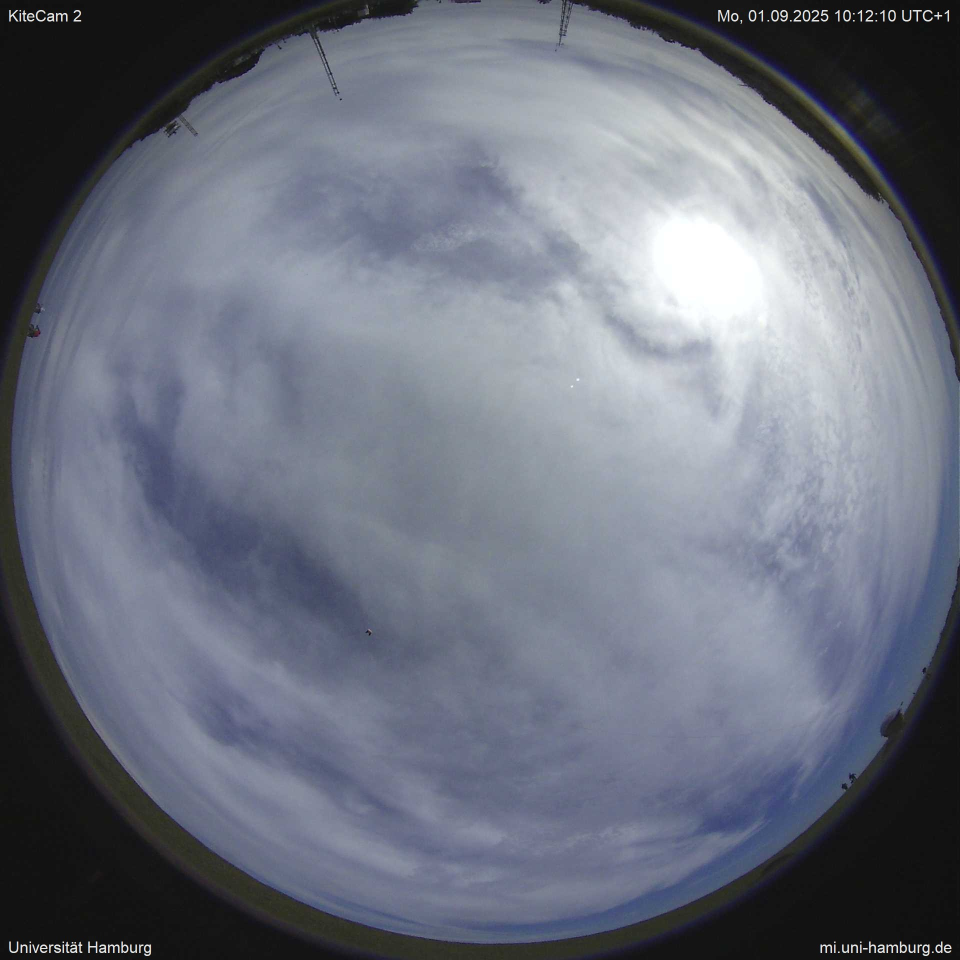
#> input picture src/autokite/images_20250901/morning/Image_20250901_101210_UTCp1.jpg, 1920 x 1920 px (shown at 1/2 size); its folder holds only this picture in this run
$ python auto_kite_detection.py
#> lines starting #> are read from the running program, lines starting #| are printed output that depends on the picture; after the words box and inside, x2 and y2 are one past the last pixel; in counts of white or black regions, pixels touching at a corner belong together
### src/autokite/functions_autokite.py
"""
    Function modules that contain the cutting and blurring algorithms, as well as calculating the pixel differences
    between images.
"""


from os import listdir
from os.path import isfile, join
import pickle
import re

import cv2
from datetime import timedelta
import numpy as np
import pandas as pd
import matplotlib.pyplot as plt


def filenames_gen(path: str) -> list:
#> called with path = 'images_20250901/morning'
    image_names = [f for f in listdir(path) if isfile(join(path, f))]
    original_images = []

    for name in image_names:
        original_images.append(f"{path}/{name}")
        original_images.sort()

    return original_images


def find_timestamps(img_names: list):
    times = []

    for fname in img_names:
        match = re.search(r'\d{8}_\d{6}', fname)
        if match:
            times.append(match.group())

    return times


def read_image(image: str):
    pic = cv2.imread(image)
#> pic is the input picture: shape (1920, 1920, 3); mean B, G, R 125.5, 112.3, 107.5
    return pic


def smoothing(image: np.array):
    smoothed_pic = cv2.GaussianBlur(image, (69, 69), 30)

    return smoothed_pic


def cutting(image: np.array, radius_frac: float = 0.8, top_fraction: float = 0.15) -> np.array:
#> called with radius_frac = 0.87, top_fraction = 0.2
    height, width = image.shape[:2]
    center = (width // 2, height // 2)
    radius = int(min(center) * radius_frac)
    mask = np.zeros((height, width), dtype=np.uint8)

    # Create circular mask
    cv2.circle(mask, center, radius, 255, -1)
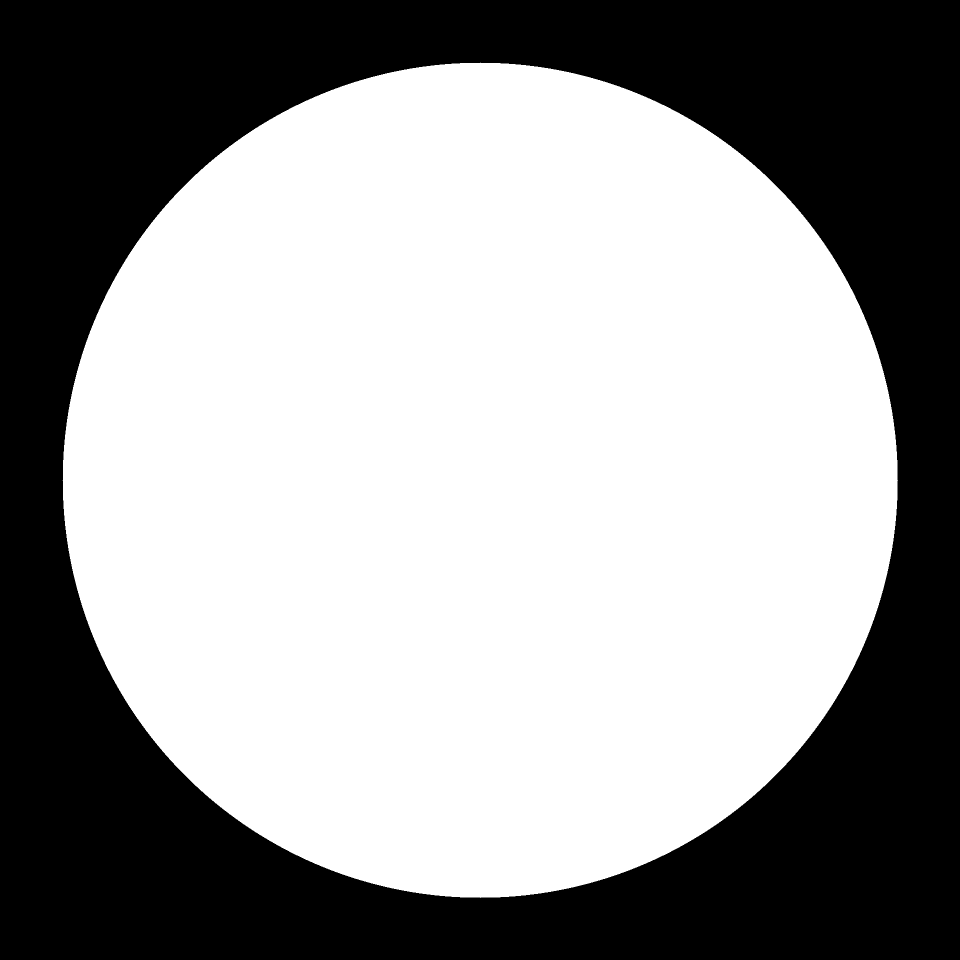
#> mask: shape (1920, 1920) (shown at 1/2 size); 59.4% white; 1 black region, box (x1, y1, x2, y2) and area: (0, 0, 1920, 1920) 1496091
    # Mask out top part
    top_cutoff = int(height * top_fraction)
    cv2.rectangle(mask, (0, 0), (width, top_cutoff), 0, -1)
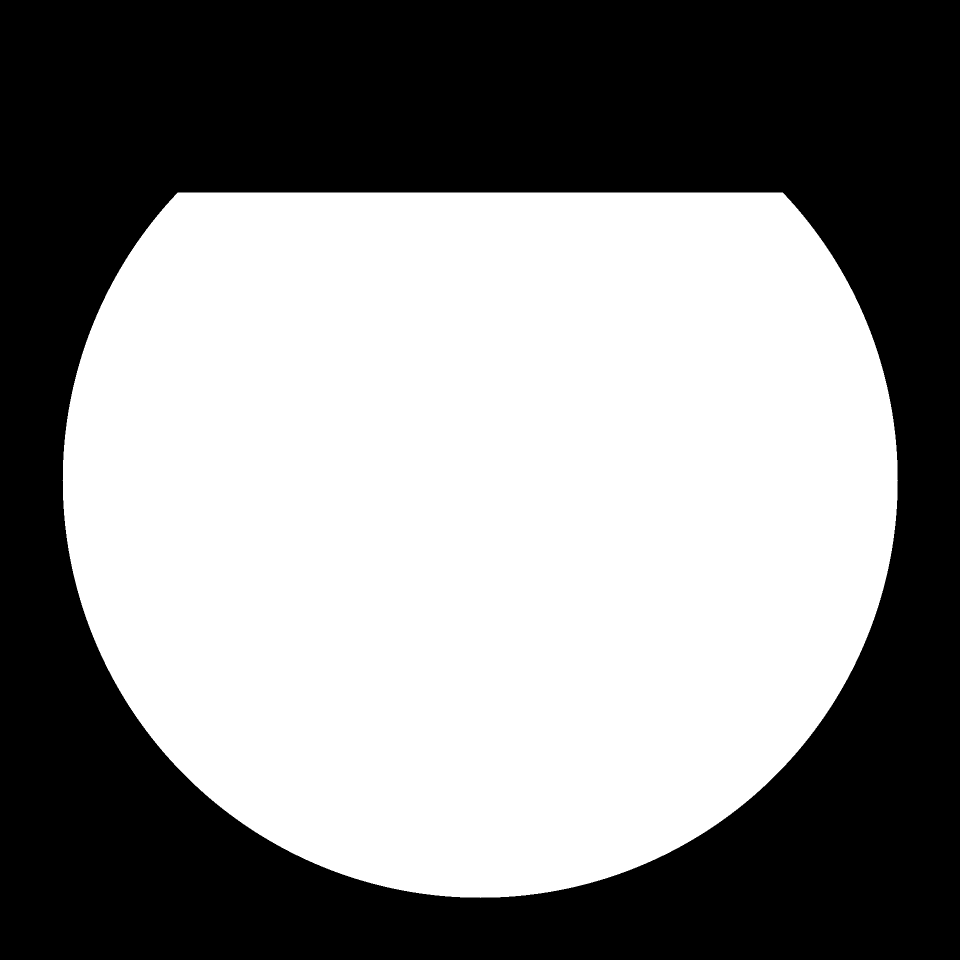
#> mask: shape (1920, 1920) (shown at 1/2 size); 53.5% white; 1 black region, box (x1, y1, x2, y2) and area: (0, 0, 1920, 1920) 1712903

    masked_image = cv2.bitwise_and(image, image, mask=mask)

    return masked_image


def rgb_calc(original_image: np.array, smoothed_image: np.array):
    diff = cv2.absdiff(smoothed_image, original_image)  # shape (H, W, 3)
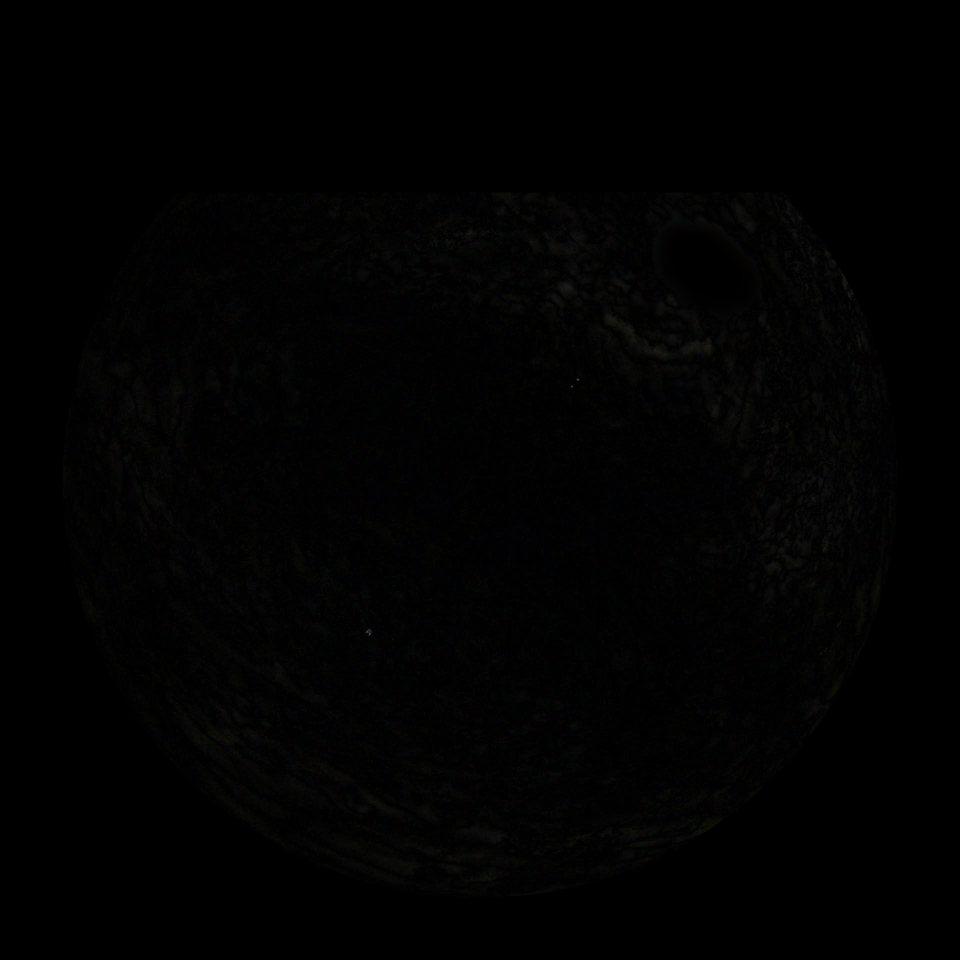
#> diff: shape (1920, 1920, 3) (shown at 1/2 size); mean B, G, R 1.4, 1.4, 1.5
    total_diff = diff[:, :, 0]

    return total_diff


def find_top_pixels(total_diff: np.array, top_n: int) -> list:
#> called with top_n = 1
    flat = total_diff.flatten()
    top_indices = np.argpartition(flat, -top_n)[-top_n:]
#> top_indices = [2435299]
    top_indices = top_indices[np.argsort(-flat[top_indices])]  # Sort descending
    top_coords = [np.unravel_index(_index, total_diff.shape) for _index in top_indices]
#> top_coords = [(1268, 739)]

    top_coords = [[int(col), int(row)] for row, col in top_coords]  # [x,y]
#> top_coords = [[739, 1268]]

    return top_coords


def document_top_pixels_as_pickle(coords: dict, output_file: str) -> None:
    df_coordinates = pd.DataFrame(
        {"time": coords.keys(), "coordinates [x,y]": coords.values()},
    ).set_index("time")
    with open(output_file, "wb") as f:
        pickle.dump(df_coordinates, f)
    return


def visualize(coordinates: np.array, original_image: np.array):
    highlight = original_image.copy()
    for i, (x, y) in enumerate(coordinates):
        cv2.circle(highlight, (x, y), 5, (0, 0, 255), 2)
        cv2.putText(highlight, str(i + 1), (x + 6, y - 6),
                    cv2.FONT_HERSHEY_SIMPLEX, 0.5, (255, 255, 255), 1, cv2.LINE_AA)
#> this loop made 1 pass
#> highlight: shape (1920, 1920, 3); under 0.01% of pixels changed, all inside (x1, y1, x2, y2) = (733, 1251, 753, 1275)

    return highlight


def save_image(path: str, image: np.array, _type: str):
#> in document_top_pixels_as_pickle, `df_coordinates = pd.DataFrame( {"time": coords.keys(), "coordinates [x..`: df_coordinates = table of 1 rows and 1 columns
    return cv2.imwrite(f"{path}/{_type}_image.jpg", image)


# [153 lines left out: functions pixel_to_sky_angles, pixel_to_angles_with_height, not called in this run]


def check_false_detection(pixel_file: str, mean_deviation: int, y_dev_threshold: int) -> pd.DataFrame:
#> called with mean_deviation = 250, y_dev_threshold = 1150
    with open(pixel_file, "rb") as f:
        blab = pickle.load(f)

    x = []
    y = []
    for element in blab["coordinates [x,y]"]:
        x.append(element[0])
        y.append(element[1])
    x = np.array(x)
    y = np.array(y)

    x_mean = np.mean(x)
    y_mean = np.mean(y)
    x_deviation = x - x_mean
    y_deviation = y - y_mean

    blab["x"] = x
    blab["y"] = y
    blab["x_deviation"] = x_deviation
    blab["y_deviation"] = y_deviation
    blab["valid"] = (blab["y"] > y_dev_threshold) & ((abs(x_deviation) < mean_deviation) & (abs(y_deviation) < mean_deviation))
    #  y_dev_threshold checks in which part of the image the kite is. This applies to when the wind direction is known
    #  apriori

    return blab[blab["valid"]==False]


# [30 lines left out: function open_theodolite, not called in this run]

### src/autokite/auto_kite_detection.py
#!/usr/bin/env python3
# -*- coding: utf-8 -*-
"""
    Author: Bohong Li
    The automatic kite detection mechanism is based on the difference in the RGB code of the original image and
    a blurred image. The mechanism works as follows:
    - First, Gaussian smoothing is applied on the original image. The image has to be smoothed first to avoid influences
    by sharp edges between the horizon and the edge of the lense.
    - Second, a mask is defined to cut out the lense edges and the lower part of the horizon in both the smoothed and
    the original image, should the outer edge of the horizon contain buildings or obstacles.
    - Third, the difference in the RGB code between the cut-out smoothed and original is calculated. Only the red (R)
    channel is used, as the total difference leads to the results.
    - Fourth, the algorithm finds the pixel with the largest difference in the R-channel.
    - Finally, the pixel is highlighted and denoted with a 1 on the original image. The final image can also be saved.
"""

#%%

from functions_autokite import (
    check_false_detection,
    cutting,
    document_top_pixels_as_pickle,
    filenames_gen,
    find_timestamps,
    find_top_pixels,
    read_image,
    rgb_calc,
    save_image,
    smoothing,
    visualize,
)

#%%
DATE = "20250901"
pixel_threshold = 250
y_threshold = 1150
n_pixel = 1  # number of pixel to be detected
radius_cut = 0.87
top_cut = 0.2

for time_measured in ["morning", "afternoon"]:
    PATH = f"images_{DATE}/{time_measured}"  # Change according to image folder path
    coords_outfile = f"coordinates/{DATE}/coordinates_{DATE}_{time_measured}.pckl"
    detection_outfile = f"coordinates/{DATE}/false_detection_{DATE}_{time_measured}.csv"
    image_filenames = filenames_gen(PATH)
    timestamps = find_timestamps(image_filenames)
    coords_collection = dict((time, 0) for time in timestamps)

    for original, timestamp in zip(image_filenames, timestamps):
        original = read_image(original)
        cut_original = cutting(original, radius_frac=radius_cut, top_fraction=top_cut)
        smoothed_img = smoothing(original)
        cut_smoothed = cutting(smoothed_img, radius_frac=radius_cut, top_fraction=top_cut)
        rgb_difference = rgb_calc(cut_original, cut_smoothed)
        pixel_coords = find_top_pixels(rgb_difference, n_pixel)
        coords_collection[timestamp] = pixel_coords[0]  # only for the case if one top pixel is to be found
        highlighted_pic = visualize(pixel_coords, original)
        save_image(f"LEX_detected_images/{DATE}", highlighted_pic, f"{timestamp}")

    document_top_pixels_as_pickle(coords_collection, output_file=coords_outfile)
    df_false_detection = check_false_detection(coords_outfile, mean_deviation=pixel_threshold,
                                               y_dev_threshold=y_threshold)
#> (the run stopped early here; a loop or call above may not have finished)

$ run again, on src/autokite/images_20250901/morning/Image_20250901_103210_UTCp1.jpg
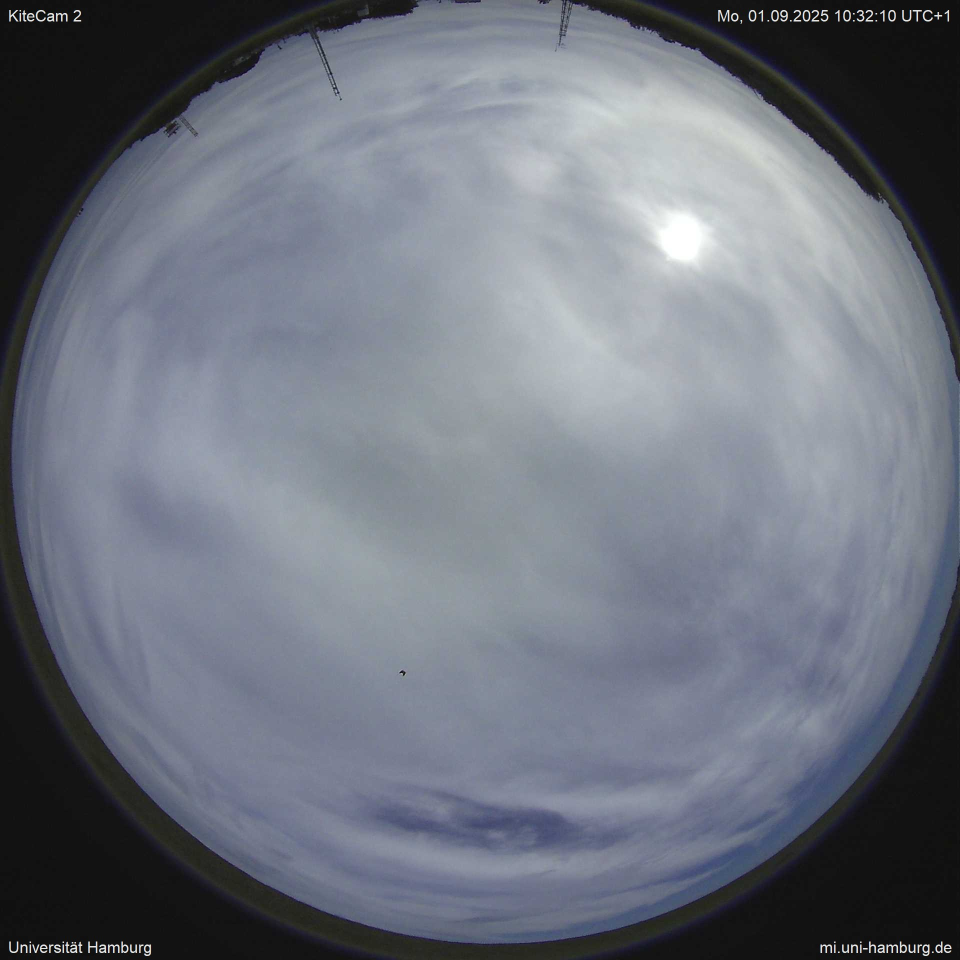
#> input picture src/autokite/images_20250901/morning/Image_20250901_103210_UTCp1.jpg, 1920 x 1920 px (shown at 1/2 size)
#> in read_image, pic is the input picture: shape (1920, 1920, 3); mean B, G, R 125.2, 114.2, 109.2
#> in cutting, `masked_image = cv2.bitwise_and(image, image, mask=mask)`:
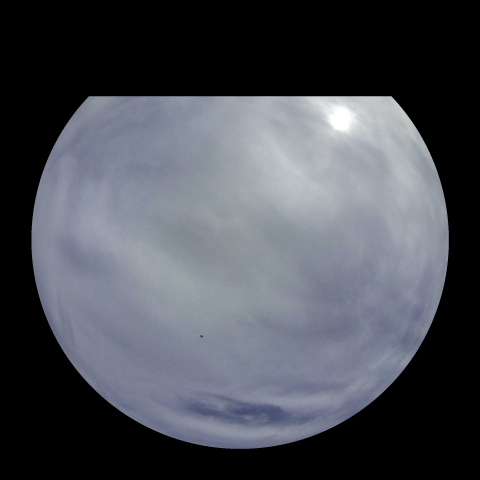
#> masked_image: shape (1920, 1920, 3) (shown at 1/4 size); mean B, G, R 85, 77.4, 74
#> in smoothing, `smoothed_pic = cv2.GaussianBlur(image, (69, 69), 30)`:
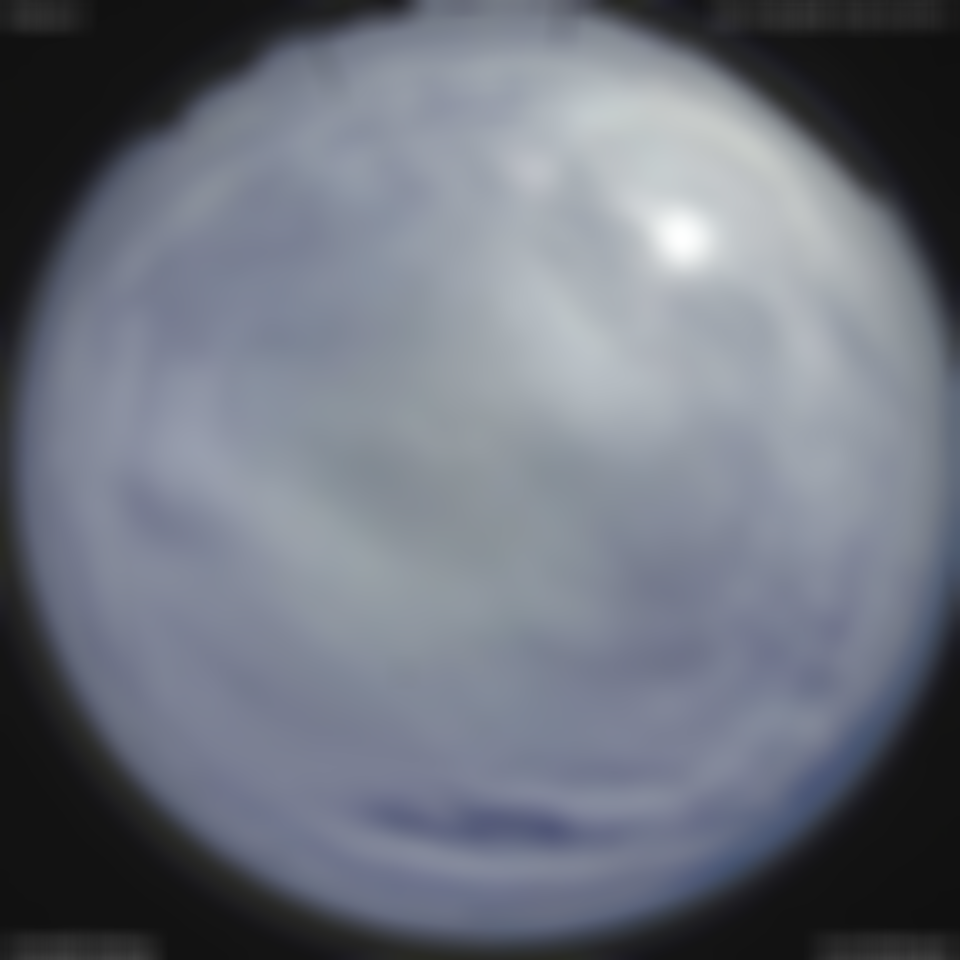
#> smoothed_pic: shape (1920, 1920, 3) (shown at 1/2 size); mean B, G, R 125.2, 114.2, 109.2
#> top_indices = [2588968]
#> in find_top_pixels, `top_coords = [np.unravel_index(_index, total_diff.shape) for _index in..`: top_coords = [(1348, 808)]
#> in find_top_pixels, `top_coords = [[int(col), int(row)] for row, col in top_coords]`: top_coords = [[808, 1348]]
#> the loop in visualize, `for i, (x, y) in enumerate(coordinates):` made 1 pass
#> df_coordinates = table of 1 rows and 1 columns
